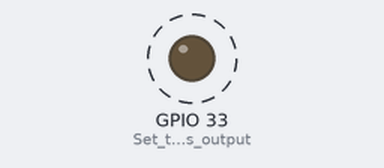
Bench run of a sketch on a simulated ESP32. Shown: output pins drawn as LEDs (lit = HIGH). Dashed ring = blinking. What the sketch prints to the serial monitor is not drawn.

Above: at 0.5 s.
Timing chart, 0 to 4.6 s (numbered marks = the images above):
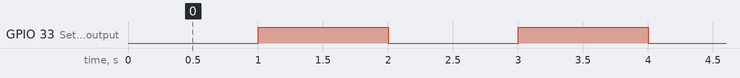

The sketch:

blink.ino
```cpp
void setup() {
  Serial.begin(115200);
  pinMode(33, OUTPUT); // Set the pin as output
}

// Remember that the pin work with inverted logic
// LOW to Turn on and HIGH to turn off
void loop() {
  Serial.println("Down!");
  digitalWrite(33, LOW); //Turn on
  delay (1000); //Wait 1 sec
  Serial.println("UP!");
  digitalWrite(33, HIGH); //Turn off
  delay (1000); //Wait 1 sec
}
```

Measured:
- by itself, GPIO 33 (Set_the_pin_as_output): alternates HIGH for 1.0 s and LOW for 1.0 s
